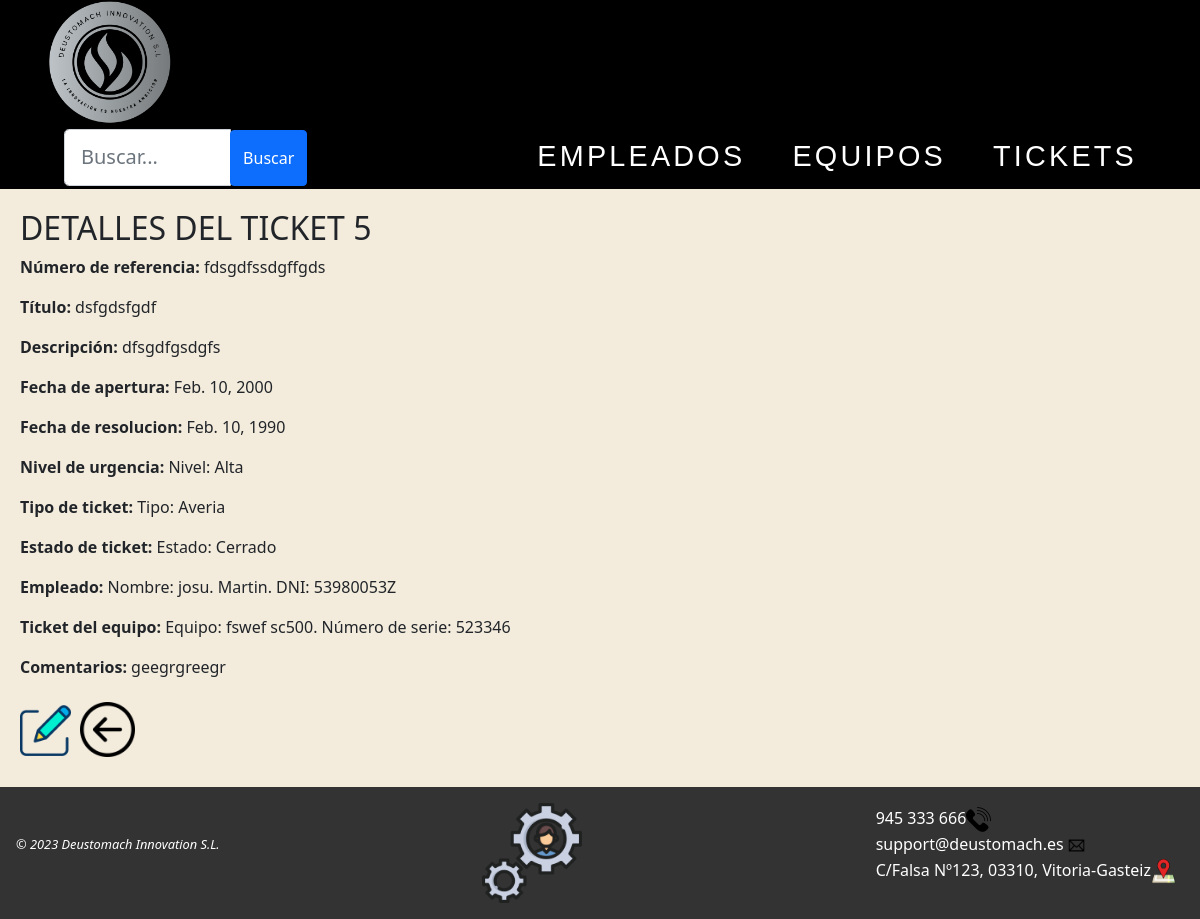
The page /AppWeb/listadoTickets/5 on the database its author committed.
### AppWeb/models.py (models this page shows, shortened)
class Ticket(models.Model):
    nref = models.CharField(max_length = 20, unique=True)
    titulo = models.CharField(max_length = 10)
    descripcion = models.CharField(max_length = 50)
    fechaApertura = models.DateField(null=True, blank=True)
    fechaResolucion = models.DateField(null=True, blank=True)
    nivelUrgencia = models.ForeignKey('NivelUrgencia', on_delete=models.CASCADE) # relación one-to-many para seleccionar el nivel de urgencia
    tipo = models.ForeignKey('TipoTicket', on_delete=models.CASCADE) # relación one-to-many para seleccionar el tipo de ticket
    estado = models.ForeignKey('EstadoTicket', on_delete=models.CASCADE) # relación one-to-many para seleccionar el estado del ticket
    empleado = models.ForeignKey('Empleado', on_delete=models.CASCADE, default="") # relación one-to-many, un ticket solo es atendido por un empleado
    equipo = models.ForeignKey('Equipo', on_delete=models.CASCADE, default="") # relación one-to-many, un ticket solo puede tener un equipo
    comentarios = models.CharField(max_length = 40)

class NivelUrgencia(models.Model):
    nombre = models.CharField(max_length=20)
    def __str__(self):
        return f" Nivel: {self.nombre}"

class TipoTicket(models.Model):
    nombre = models.CharField(max_length=20)
    def __str__(self):
        return f" Tipo: {self.nombre}"

class EstadoTicket(models.Model):
    nombre = models.CharField(max_length=20)
    def __str__(self):
        return f" Estado: {self.nombre}"

class Empleado(models.Model):
    dni = models.CharField(max_length=9, unique=True)
    nombre = models.CharField(max_length=15)
    apellidos = models.CharField(max_length=25)
    email = models.CharField(max_length=30)
    telefono = models.IntegerField(default=0)
    def __str__(self):
        return f" Nombre: {self.nombre}. {self.apellidos}. DNI: {self.dni}"

class Equipo(models.Model):
    nserie = models.CharField(max_length=20, unique=True)
    modelo = models.CharField(max_length=50)
    marca = models.CharField(max_length=30)
    tipo = models.CharField(max_length=20)
    fechaAdquisicion = models.DateField(null=True, blank=True)
    fechaPuestaMarcha = models.DateField(null=True, blank=True)
    provNombre = models.CharField(max_length=30)
    provTelefono = models.IntegerField(default=0)
    planta = models.CharField(max_length=15)
    def __str__(self):
        return f" Equipo: {self.marca} {self.modelo}. Número de serie: {self.nserie}"

### AppWeb/views.py (the view)
# urls.py: path('AppWeb/listadoTickets/<int:pk>',views.DetalleTicket.as_view(), name='detalle-ticket'),
class DetalleTicket(DetailView):
    template_name = 'detalleTicket.html'
    model = Ticket

### AppWeb/templates/detalleTicket.html
{% extends "homeTickets.html" %}
{% load static %}
{% block contenido %}
{% if ticket %}
<div class="contenido">
    <h2>DETALLES DEL TICKET {{ticket.id}}</h2>
    <ul class="detalles">
        <li>
            <p><b>Número de referencia: </b>{{ticket.nref}} </p>
        </li>
        <li>
            <p><b>Título: </b>{{ticket.titulo}}</p>
        </li>
        <li>
            <p><b>Descripción: </b>{{ticket.descripcion}}</p>
        </li>
        <li>
            <p><b>Fecha de apertura: </b>{{ticket.fechaApertura}}</p>
        </li>
        <li>
            <p><b>Fecha de resolucion: </b>{{ticket.fechaResolucion}} </p>
        </li>
        <li>
            <p><b>Nivel de urgencia: </b>{{ticket.nivelUrgencia}} </p>
        </li>
        <li>
            <p><b>Tipo de ticket: </b>{{ticket.tipo}}</p>
        </li>
        <li>
            <p><b>Estado de ticket: </b>{{ticket.estado}}</p>
        </li>
        <li>
            <p><b>Empleado: </b>{{ticket.empleado}}</p>
        </li>
        <li>
            <p><b>Ticket del equipo: </b>{{ticket.equipo}}</p>
        </li>
        <li>
            <p><b>Comentarios: </b>{{ticket.comentarios}}</p>
        </li>
    </ul>
    {% else %}
    <p>No existe el ticket seleccionado.</p>
    {% endif %}
    <a href="{% url 'gestion:modificar-ticket' ticket.id %}"><img src="{% static 'images/editar.png' %}" width="51px"
        title="Haz clic para editar este ticket"></a>
    <a href="{% url 'gestion:listado-ticket' %}"><img class="atras" src="{% static 'images/back.png' %}" title="Pulsa para volver a la página anterior"></a>
</div>
{% endblock %}

### AppWeb/static/css/Estilo.css (style rules this page uses)
img { max-width: 100%; height: auto; }
body { background-color: #f3ebdc; position: relative; display: flex; flex-direction: column; min-height: 100vh; }
.detalles { list-style: none; margin: 0; padding: 0; }
.contenido { margin: 0 auto; max-width: 1400px; padding: 20px; }
.atras { width: 55px; margin-bottom: 10px; margin-top: 7px; margin-left: 5px; }
a { color: white; text-decoration: none; }

### rows shown on the page
Ticket: id "5", nref "fdsgdfssdgffgds", titulo "dsfgdsfgdf", descripcion "dfsgdfgsdgfs", fechaApertura "Feb. 10, 2000", fechaResolucion "Feb. 10, 1990", nivelUrgencia "Nivel: Alta", tipo "Tipo: Averia", estado "Estado: Cerrado", empleado "Nombre: josu. Martin. DNI: 53980053Z", equipo "Equipo: fswef sc500. Número de serie: 523346", comentarios "geegrgreegr"
